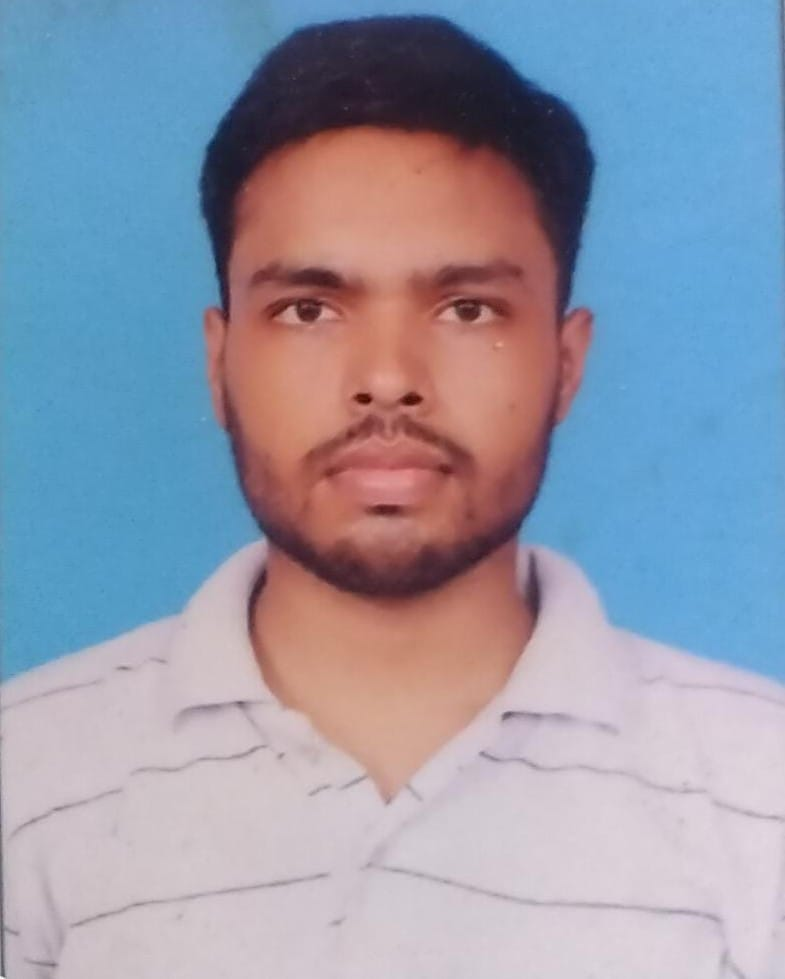
#> input picture CV unit II Assignment/13_Magnitude_Spectrum/input.jpg, 785 x 979 px
$ python program.py
#> lines starting #> are read from the running program, lines starting #| are printed output that depends on the picture
import cv2
import numpy as np

img = cv2.imread("input.jpg", 0)
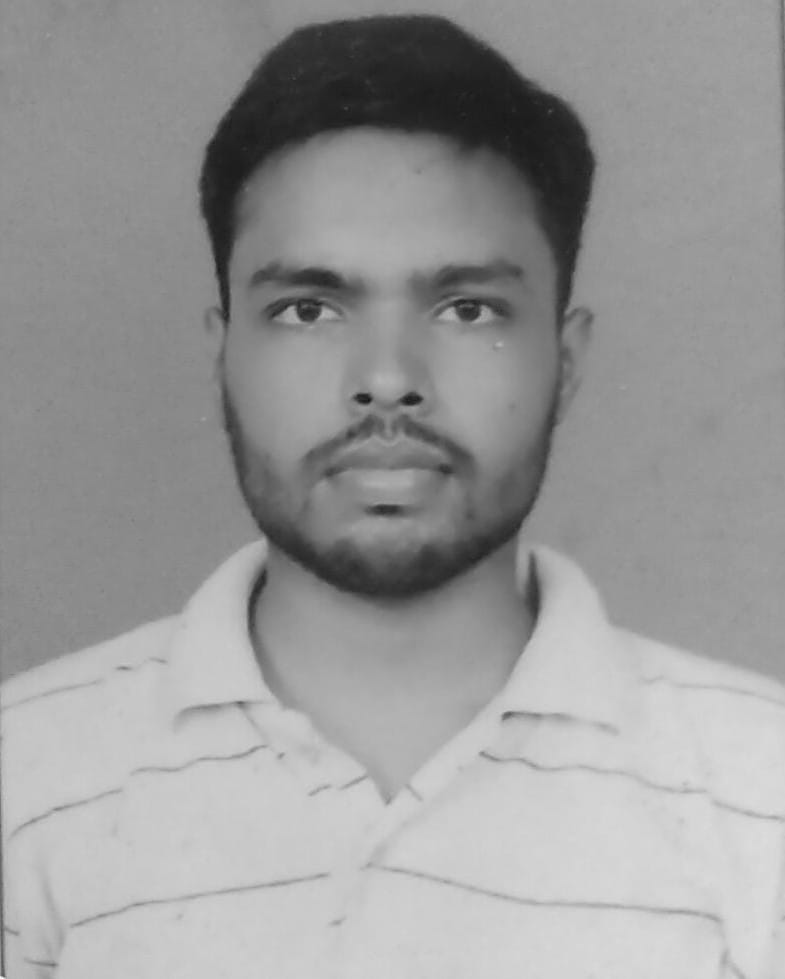
#> img: shape (979, 785); min 18, max 255, mean 153.1
dft = cv2.dft(np.float32(img), flags=cv2.DFT_COMPLEX_OUTPUT)
dft_shift = np.fft.fftshift(dft)
magnitude = cv2.magnitude(dft_shift[:, :, 0], dft_shift[:, :, 1])
magnitude_spectrum = 20 * np.log(magnitude + 1)
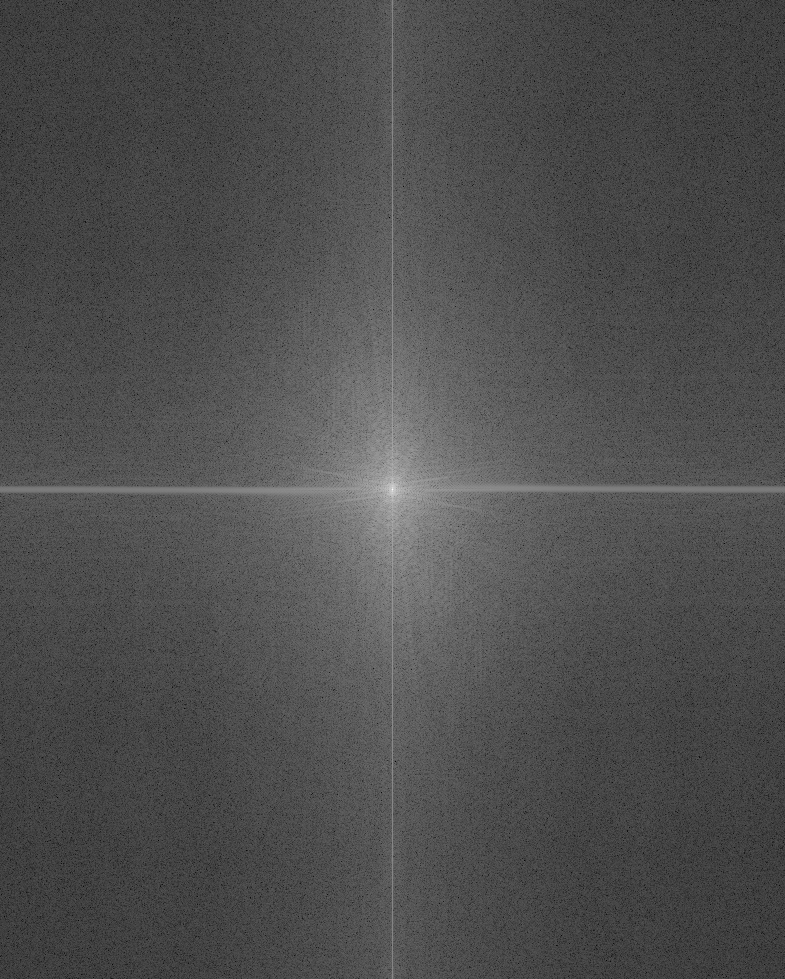
#> magnitude_spectrum: shape (979, 785) float32; min 13.31, max 371.7, mean 124; drawn with min black and max white
spectrum = cv2.normalize(magnitude_spectrum, None, 0, 255, cv2.NORM_MINMAX).astype(
    np.uint8
)
cv2.imwrite("output.png", spectrum)
